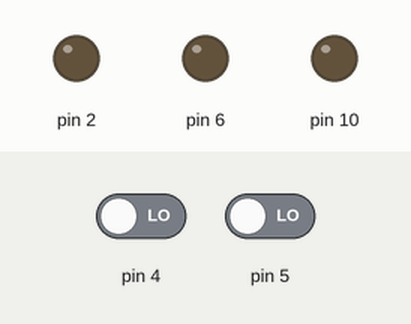
This program was run on a simulated Arduino Uno, built with avr-gcc and run on an emulated ATmega328P. Parts: output pins drawn as LEDs (lit = HIGH). The test bench sets the inputs (shaded band); at power-on: pin 4 LOW, pin 5 LOW. No radio packets arrive unless stated.

Above: at 2.8 s.
2.9 s: pin 4 driven HIGH
At 4.1 s:
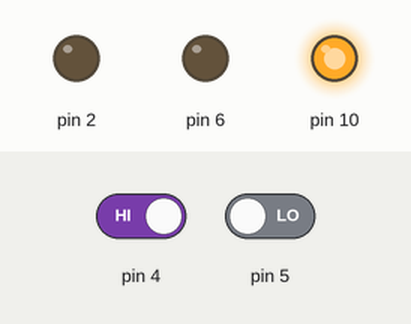
4.5 s: pin 5 driven HIGH
At 5.7 s:
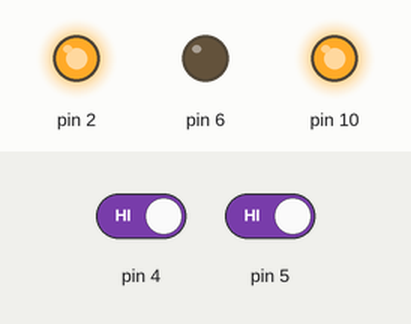
6.5 s: pin 5 driven LOW
At 7.4 s:
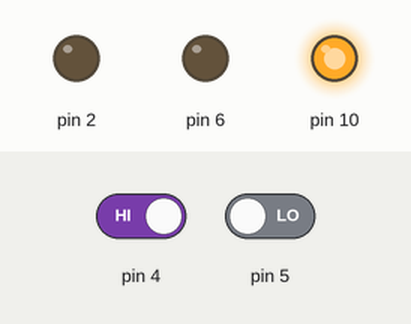
8.5 s: pin 4 driven LOW
At 10.2 s:
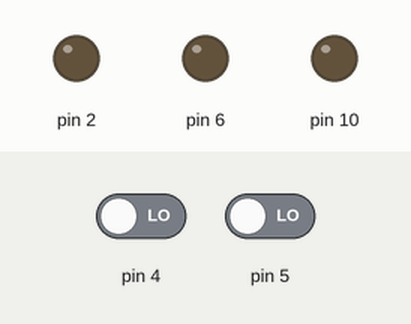
Timing chart, 0 to 11.5 s (numbered marks = the images above; inputs shaded):
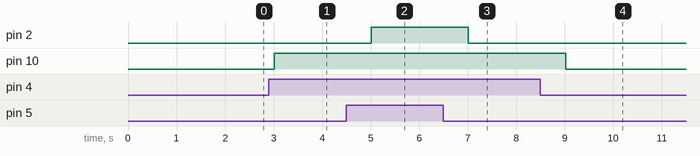

Measured:
- after the input at 2.9 s, pin 10: LOW → HIGH after 0.11 s
- after the input at 4.5 s, pin 2: LOW → HIGH after 0.51 s
- after the input at 6.5 s, pin 2: HIGH → LOW after 0.52 s
- after the input at 8.5 s, pin 10: HIGH → LOW after 0.52 s

The program:

main.cpp
```cpp
#include <Arduino.h>
#include "nrf.h"
#include "led.h"
#include "switch.h"

NRF nrf(7, 8); // ce,csn

LED safetyLED(6);
LED armLED(10);
LED fireLED(2);

SWITCH armSWITCH(4);
SWITCH fireSWITCH(5);

char text[10];

void setup()
{
  Serial.begin(9600);
}
void loop()
{

  if (!armSWITCH.isON())
  {
    armLED.off();
  }
  else if (armSWITCH.isON() && !fireSWITCH.isON())
  {
    armLED.on();
  }

  if (fireSWITCH.isON() && armLED.getState())
  {
    fireLED.on();
  }
  else
  {
    fireLED.off();
  }

  if (armLED.getState() && fireLED.getState())
  {
    strcpy(text, "FIRE");
  }
  if (armLED.getState() && !fireLED.getState())
  {
    strcpy(text, "ARM");
  }
  else
  {
    strcpy(text, "SAFE");
  }
  nrf.write(text);
}
```
